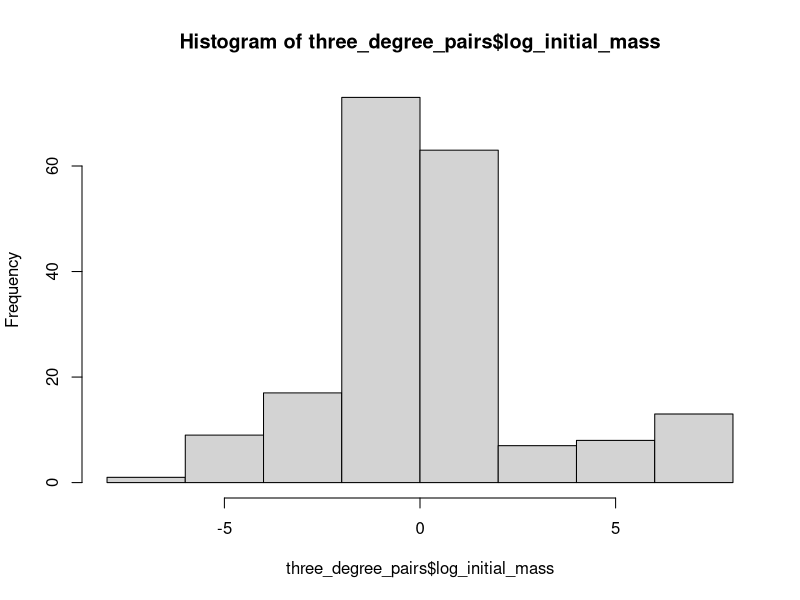
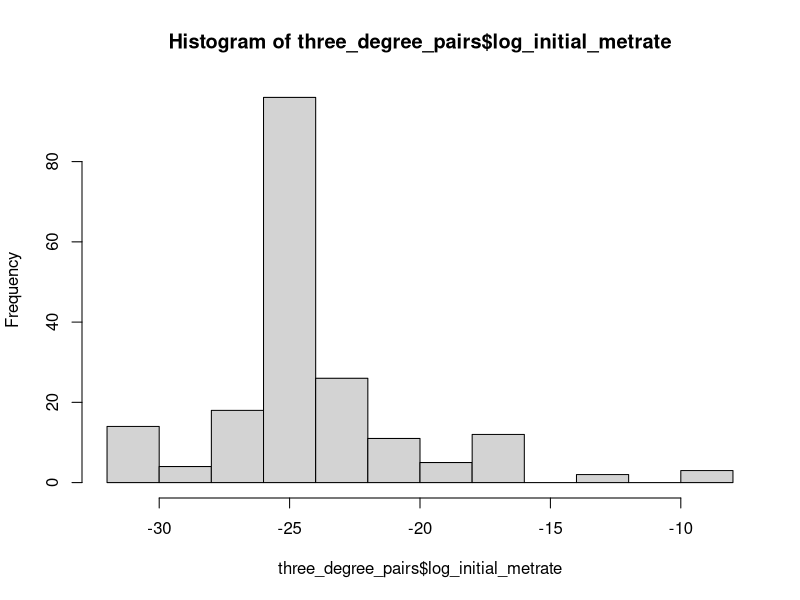
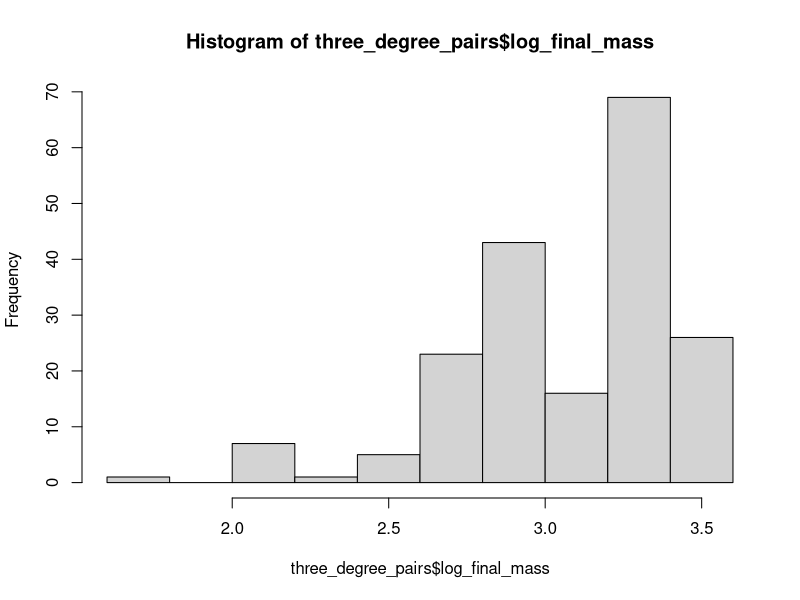
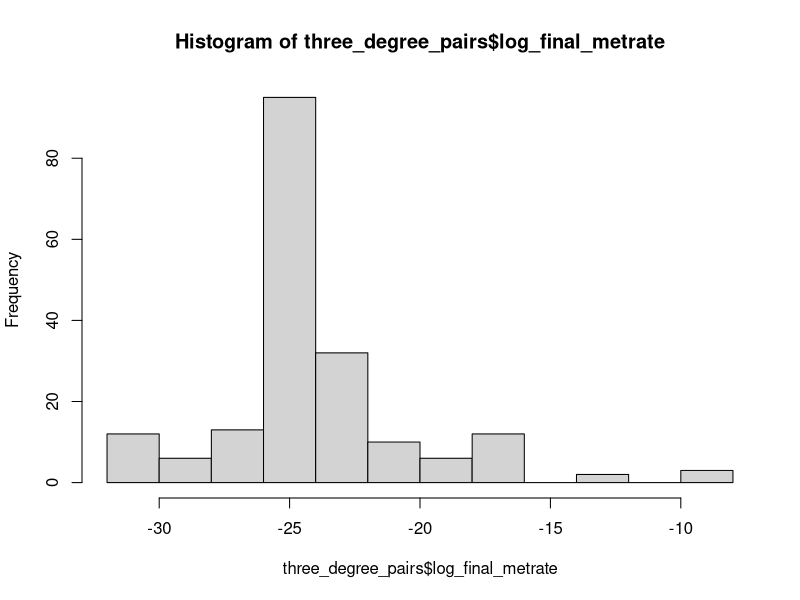
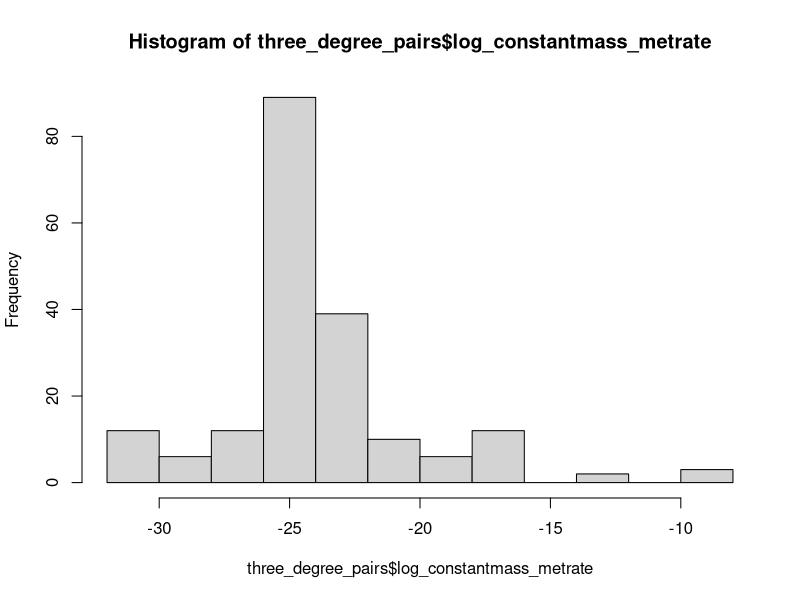
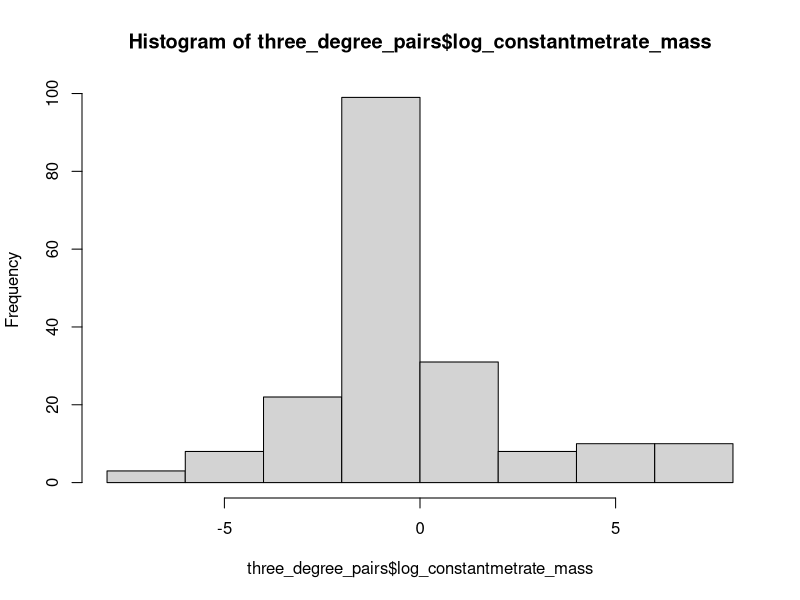
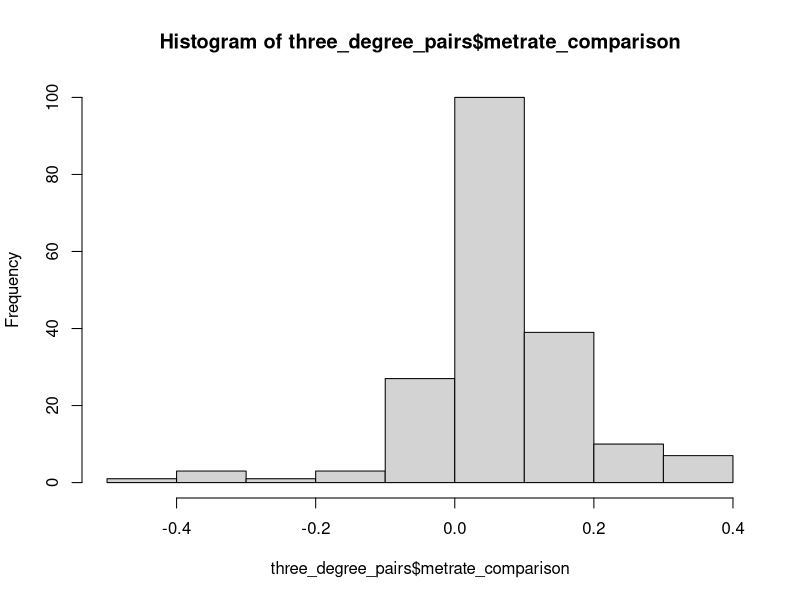
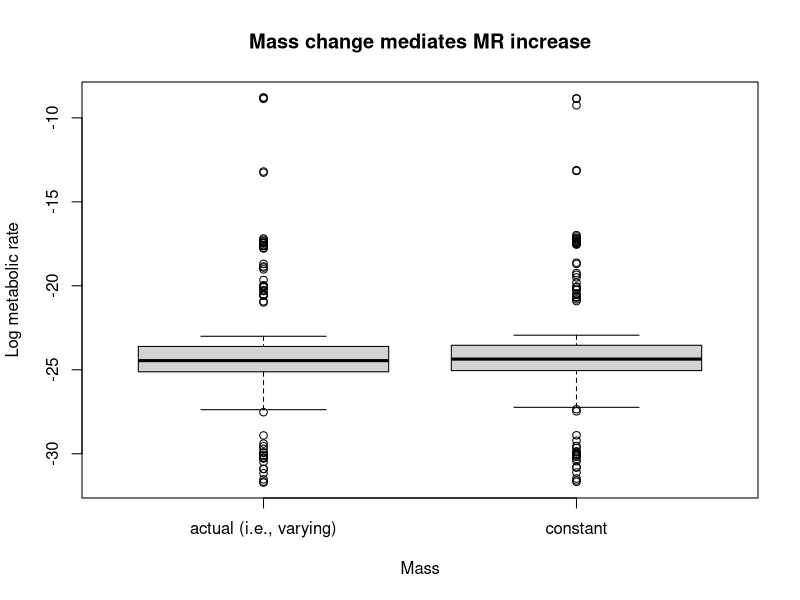

The R source for these figures, in order:

#--------------CALCULATING EXPONENTS AND ACTIVATION ENERGY FOR METABOLIC EQUATIONS-------------------------------

### For the metabolic rate equation Metabolic Rate = constant * (Mass ^exponent) * e ^ Activation Energy/kt
### This section uses metabolic rate, temperature, and size data to calculated fitted exponent and activation
### energy for the taxonomic classes for which we could find data. 

# Classes: Branchiopoda, Malacostraca, Maxillopoda
# Data source: Makrieva
MR_data = read.csv("Class_metabolicrates_Makrievadata.csv", stringsAsFactors = FALSE)
Class_list=unique(MR_data$Class)
InvK=1/(273.15+MR_data$TC) #getting all the units correct
Mkg=MR_data$Mg/1000
W=MR_data$qWkg*Mkg
MR_data = cbind(MR_data, InvK, W)

#obtaining class-specific exponents for metabolic rate scaling for Branchiopoda Malacostraca and Maxillopoda
class_slopes=c()
for (current_class in Class_list){
  Class_data=subset(MR_data, MR_data$Class == current_class)
  basic=lm(log(Class_data$W) ~ log(Class_data$Mg) + Class_data$InvK)
  Mslope=basic$coefficients[2]
  Tslope=basic$coefficients[3]
  Ea=Tslope*0.00008617
  class_slopes=rbind(class_slopes, c(current_class, Mslope, Tslope, Ea))
}

# Classes: Amphibia
# Data source: White
MR_Amphi = read.csv("Whiteetal_Amphibiandata.csv", stringsAsFactors = FALSE)
A_InvK=1/(273.15+MR_Amphi$TC)
A_Mkg=MR_Amphi$Mg/1000
MR_Amphi = cbind(MR_Amphi, A_InvK, A_Mkg)
A_basic=lm(log(MR_Amphi$Watts) ~ log(MR_Amphi$A_Mkg) + MR_Amphi$A_InvK)
Mslope=A_basic$coefficients[2]
Tslope=A_basic$coefficients[3]
Ea=Tslope*0.00008617
class_slopes=rbind(class_slopes, c("Amphibia", Mslope, Tslope, Ea))
class_slopes=as.data.frame(class_slopes, stringsAsFactors = FALSE)

# Classes: Actinoperygii
# Data source: Gillooly
#obtaining super-class-specific exponents for metabolic rate scaling in fish
MR_fish = read.csv("gillooly_fish.csv", stringsAsFactors = FALSE)
f_Mkg=MR_fish$Mg/1000
MR_fish = cbind(MR_fish, f_Mkg)
F_basic=lm(log(MR_fish$W) ~ log(MR_fish$f_Mkg) + MR_fish$invK)
Mslope=F_basic$coefficients[2]
Tslope=F_basic$coefficients[3]
Ea=Tslope*0.00008617
class_slopes=rbind(class_slopes, c("Actinoperygii", Mslope, Tslope, Ea))
class_slopes=as.data.frame(class_slopes, stringsAsFactors = FALSE)

#removing unneccesary column and renaming columns
class_values=class_slopes[c(-3)]
names(class_values)[names(class_values) == "V1"] = "Class"
names(class_values)[names(class_values) == "log(Class_data$Mg)"] = "exponent"
names(class_values)[names(class_values) == "Class_data$InvK"] = "Ea"

# Classes: Insecta, Gastropoda, Eurotatoria, Entognatha
# Data source (Insecta only): Chown
# Remaining classes' values from theory
I_class="Insecta"
other_class=c("Gastropoda","Eurotatoria", "Entognatha")
I_slope=0.75
I_Ea=-0.62
Other_Ea=-0.63
other_values=cbind(I_class,I_slope,I_Ea)
for (current_class in other_class){
  current_values=cbind(current_class,I_slope,Other_Ea)
  other_values=rbind(other_values, current_values)
}

other_values = as.data.frame(other_values)
names(other_values)[names(other_values) == "I_class"] = "Class"
names(other_values)[names(other_values) == "I_slope"] = "exponent"
names(other_values)[names(other_values) == "I_Ea"] = "Ea"
class_values = rbind(class_values, other_values)
class_values = transform(class_values, exponent = as.numeric(exponent), Ea = as.numeric(Ea))

#---------------------CREATE THREE DEGREE DATASET----------------------------
### Within a scientific paper, the body size-temperature study may have replicated
### experiments or have slightly different experiments that were conducted. Each experiment
### is called a replicate and was given a unique identifier in "MTEEcto_data.csv". 

# Read in compiled experimental dataset, has one temperature and replicate per row
original_data = read.csv("MTEEcto_data.csv", stringsAsFactors = FALSE, fileEncoding = "latin1")

# Turn unique row names into column in original dataset
original_data = data.frame(as.numeric(rownames(original_data)), original_data)
colnames(original_data)[1] = "row_names"

# Create list of experiment names and respective species
replicate_list_original=unique(original_data$studyID)

# Create dataset containing all temperature pairs within each replicate
all_pairs = c()
for(current_replicate in replicate_list_original){
  single_replicate = subset(original_data, original_data$studyID == current_replicate)
  single_replicate_rownames_combos = combn(single_replicate$row_names, 2)
  single_replicate_rownames_combos = t(single_replicate_rownames_combos)
  single_replicate_temps_combos = combn(single_replicate$temp, 2)
  single_replicate_temps_combos = t(single_replicate_temps_combos)
  single_replicate_masses_combos = combn(single_replicate$mass, 2)
  single_replicate_masses_combos = t(single_replicate_masses_combos)
  single_replicate_combos = cbind(single_replicate_rownames_combos, single_replicate_temps_combos, single_replicate_masses_combos)
  single_replicate_combos = data.frame(single_replicate_combos)
  single_replicate_combos = cbind(current_replicate, single_replicate_combos)
  all_pairs = rbind(all_pairs, single_replicate_combos)
}
names(all_pairs) = c("studyID", "initial_temp_row", "final_temp_row", "initial_temp", "final_temp", "initial_mass", "final_mass")

# Subset dataset to contain only temperature pairs that differ by 3*
all_pairs$temp_diff = all_pairs$final_temp - all_pairs$initial_temp
three_degree_pairs = subset(all_pairs, all_pairs$temp_diff == 3)

# Add species to three degree difference pairs
lookup = original_data[match(three_degree_pairs$studyID, original_data$studyID),]
three_degree_pairs$species = lookup$Species
three_degree_pairs$Class = lookup$Class

# List of species and number of pairs per species
species_duplicates = sort(table(three_degree_pairs$species), decreasing=TRUE)

# Add class-specific values to pairs dataset
store_class_values = class_values[match(three_degree_pairs$Class, class_values$Class),]
three_degree_pairs = cbind(three_degree_pairs, store_class_values$exponent, store_class_values$Ea)
colnames(three_degree_pairs)[11] = "exponent"
colnames(three_degree_pairs)[12] = "Ea"

# List of classes and number of pairs per class
class_distribution = table(three_degree_pairs$Class)

#------------------CALCULATE METABOLIC RATES/MASSES--------------------------

# Use MTE equation to calculate metabolic rates (initial, final, and w/ constant/initial mass)
three_degree_pairs$initial_metrate = (three_degree_pairs$initial_mass ^ three_degree_pairs$exponent) * (exp(((three_degree_pairs$Ea) / (.00008617 * (three_degree_pairs$initial_temp + 273.15)))))
three_degree_pairs$final_metrate = (three_degree_pairs$final_mass ^ three_degree_pairs$exponent) * (exp(((three_degree_pairs$Ea) / (.00008617 * (three_degree_pairs$final_temp + 273.15)))))
three_degree_pairs$constantmass_metrate = (three_degree_pairs$initial_mass ^ three_degree_pairs$exponent) * (exp(((three_degree_pairs$Ea) / (.00008617 * (three_degree_pairs$final_temp + 273.15)))))

# Use rearranged MTE equation to calculate mass w/ constant/initial metabolic rate
three_degree_pairs$constantmetrate_mass = (three_degree_pairs$initial_metrate / (exp(three_degree_pairs$Ea / (.00008617 * (three_degree_pairs$final_temp + 273.15))))) ^ (1 / three_degree_pairs$exponent)

#----------------CALCULATE LOG TRANSFORMED VALUES-----------------------------

# Log transform all metabolic rate & mass values
three_degree_pairs$log_initial_mass = log(three_degree_pairs$initial_mass)
three_degree_pairs$log_initial_metrate = log(three_degree_pairs$initial_metrate)
three_degree_pairs$log_final_mass = log(three_degree_pairs$final_temp)
three_degree_pairs$log_final_metrate = log(three_degree_pairs$final_metrate)
three_degree_pairs$log_constantmass_metrate = log(three_degree_pairs$constantmass_metrate)
three_degree_pairs$log_constantmetrate_mass = log(three_degree_pairs$constantmetrate_mass)

# Histograms of transformed values
hist(three_degree_pairs$log_initial_mass)
hist(three_degree_pairs$log_initial_metrate)
hist(three_degree_pairs$log_final_mass)
hist(three_degree_pairs$log_final_metrate)
hist(three_degree_pairs$log_constantmass_metrate)
hist(three_degree_pairs$log_constantmetrate_mass)

# Comparison of final and constant mass transformed metabolic rates
three_degree_pairs$metrate_comparison = three_degree_pairs$log_constantmass_metrate - three_degree_pairs$log_final_metrate
mean(three_degree_pairs$metrate_comparison)
hist(three_degree_pairs$metrate_comparison)
t.test(three_degree_pairs$log_final_metrate, three_degree_pairs$log_constantmass_metrate, paired = TRUE)
boxplot(three_degree_pairs$log_final_metrate, three_degree_pairs$log_constantmass_metrate, main = "Mass change mediates MR increase", xlab = "Mass", ylab = "Log metabolic rate", names = c("actual (i.e., varying)", "constant"))

# Comparison of final and constant MR transformed masses
three_degree_pairs$mass_comparison = three_degree_pairs$log_constantmetrate_mass - three_degree_pairs$log_final_mass
mean(three_degree_pairs$mass_comparison)
hist(three_degree_pairs$mass_comparison)
t.test(three_degree_pairs$log_final_mass, three_degree_pairs$log_constantmetrate_mass, paired = TRUE)
boxplot(three_degree_pairs$log_final_mass, three_degree_pairs$log_constantmetrate_mass, main = "Required mass change to maintain MR", xlab = "Metabolic rate", ylab = "Log mass", names = c("actual", "constant (i.e., compensation mass)"))

#--------------------EXPLORATORY STATS AND FIGURES-----------------------


# ------------------Mixed model----------

library(lme4)

three_degree_pairs$releveled_class = relevel(factor(three_degree_pairs$Class), "Insecta")

three_degree_pairs$paper_id = gsub("[A-Z]$", "", as.character(three_degree_pairs$studyID))

summary(lmer(mass_comparison ~ (1|studyID), data = three_degree_pairs))
summary(lmer(mass_comparison ~ (1|species), data = three_degree_pairs))
summary(lmer(mass_comparison ~ releveled_class + (1|species), data = three_degree_pairs))

summary(lmer(mass_comparison ~ releveled_class + (1|species) + (1|paper_id), data = three_degree_pairs))

# Don't publish based on these numbers
round(ranef(lmer(mass_comparison ~ releveled_class + (1|species), data = three_degree_pairs))[[1]], 3)

### Summary values

# Percent differences for metabolic rates
  # 1: initial to final (empirical), expect increase
  # 2: initial to constant mass (theoretical), expect increase
  # 3: final to constant mass, expect increase
three_degree_pairs$PD_1 = ((three_degree_pairs$final_metrate / three_degree_pairs$initial_metrate) - 1) * 100
three_degree_pairs$PD_2 = ((three_degree_pairs$constantmass_metrate / three_degree_pairs$initial_metrate) - 1) * 100
three_degree_pairs$PD_3 = ((three_degree_pairs$constantmass_metrate / three_degree_pairs$final_metrate) - 1) * 100

# Percent differences for masses
  # 4: initial to final (empirical), expect decrease
  # 5: initial to constant metabolic rate (theoretical), expect decrease
  # 6: final to constant metabolic rate, expect decrease
three_degree_pairs$PD_4 = ((three_degree_pairs$final_mass / three_degree_pairs$initial_mass) - 1) * 100
three_degree_pairs$PD_5 = ((three_degree_pairs$constantmetrate_mass / three_degree_pairs$initial_mass) - 1) * 100
three_degree_pairs$PD_6 = ((three_degree_pairs$constantmetrate_mass / three_degree_pairs$final_mass) - 1) * 100

# Create species dataset
# This code is way awful
library(dplyr)

# Get columns for averages
species_data = three_degree_pairs %>%
  group_by(species) %>%
  #summarise(count = n())
  summarise_each(funs(mean), initial_mass, final_mass, initial_metrate, final_metrate, 
                 constantmass_metrate, constantmetrate_mass, PD_1, PD_2, PD_3, PD_4, PD_5, PD_6) 

# Add in species occurrence values
occurrences = three_degree_pairs %>%
  group_by(species) %>%
  summarise(count = n())

species_data$occurrences = occurrences$count

# Add in class column
lookup_test = lookup[match(species_data$species, three_degree_pairs$species),]
species_data$class = lookup_test$Class

### Figures

# Metabolic rate PD comparison for each observationn
barplot(three_degree_pairs$PD_1, col = "green", ylab = "MR change from initial")
barplot(three_degree_pairs$PD_2, col = rgb(0, 0, 0, alpha = 0.3), add = TRUE)
legend("topright", c("Actual", "Constant mass"), fill = c("green", "white"))

# Metabolic rate PD comparison for actual and constant mass conditions
boxplot(three_degree_pairs$PD_1, three_degree_pairs$PD_2, main = "Mass change mediates MR increase", xlab = "Mass", ylab = "Metabolic rate PD", names = c("actual (i.e., varying)", "constant"))

# Mass PD comparison for each observationn
barplot(three_degree_pairs$PD_4, col = "orange", ylab = "Mass change from initial")
barplot(three_degree_pairs$PD_5, col = rgb(0, 0, 0, alpha = 0.3), add = TRUE)
legend("topright", c("Actual", "Compensation"), fill = c("orange", "white"))

# Mass PD comparison for actual and constant metabolic rate conditions
boxplot(three_degree_pairs$PD_4, three_degree_pairs$PD_5, main = "Required mass change to maintain MR", xlab = "Metabolic rate", ylab = "Mass PD", names = c("actual", "constant (i.e., compensation mass)"))

# Density plots for t-test for metabolic rate + normality test + t-test
plot(density(species_data$PD_1), col = "black", ylim = c(0, 0.19), main = "Comparison of MR PDs", xlab = "Percent Difference", ylab = "PD Density")
legend("topright", c("1: initial to final", "2: initial to constant mass"), fill = c("black", "green"))
lines(density(species_data$PD_2), col = "green")
abline(v = 0, lty = 2, col = "red")
shapiro.test(species_data$PD_1)
shapiro.test(species_data$PD_2)
t.test(species_data$PD_1, species_data$PD_2, paired = TRUE)

# Density plots for t-test for mass + normality test + t-test
plot(density(species_data$PD_4), col = "black", xlim = c(-40, 40), ylim = c(0, 0.25), main = "Comparison of Mass PDs", xlab = "Percent Difference", ylab = "PD Density")
lines(density(species_data$PD_5), col = "orange")
legend("topright", c("4: initial to final", "5: inital to constant MR"), fill = c("black", "orange"))
abline(v = 0, lty = 2, col = "red")
shapiro.test(species_data$PD_4)
shapiro.test(species_data$PD_5)
t.test(species_data$PD_4, species_data$PD_5, paired = TRUE)

### Statistical tests
